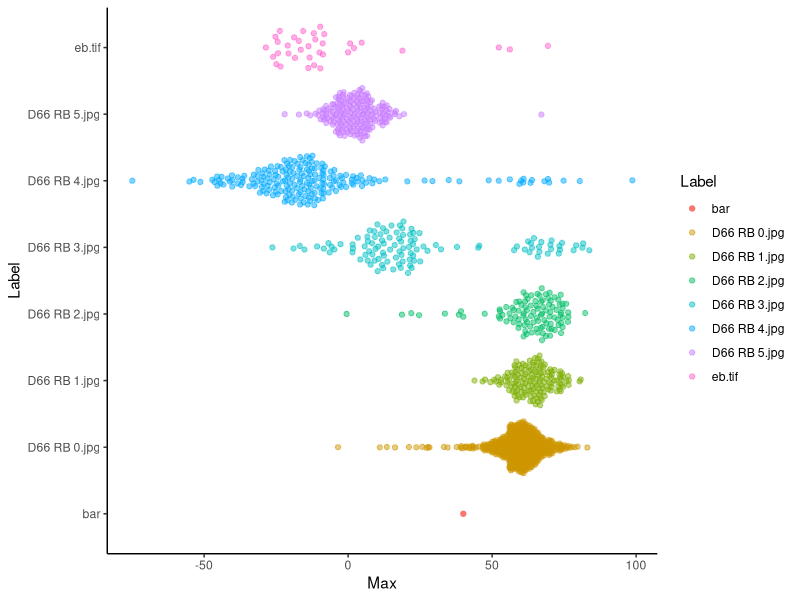
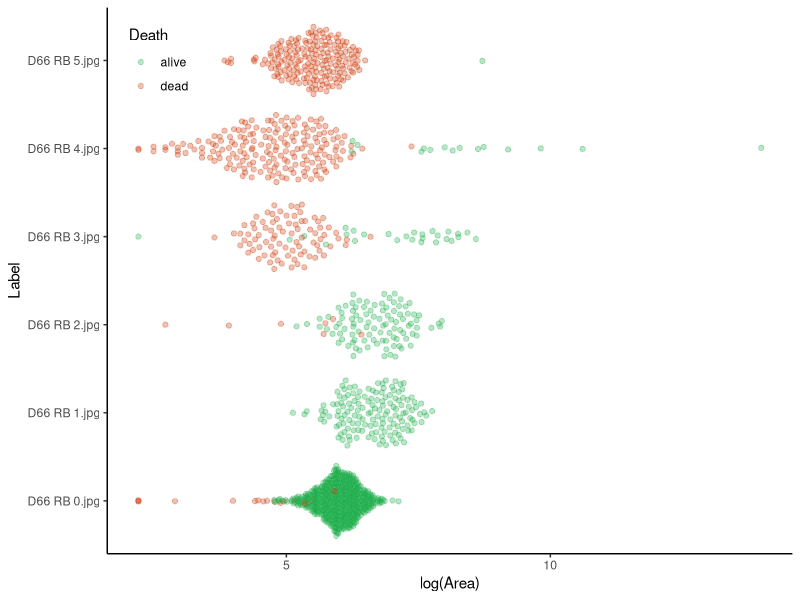
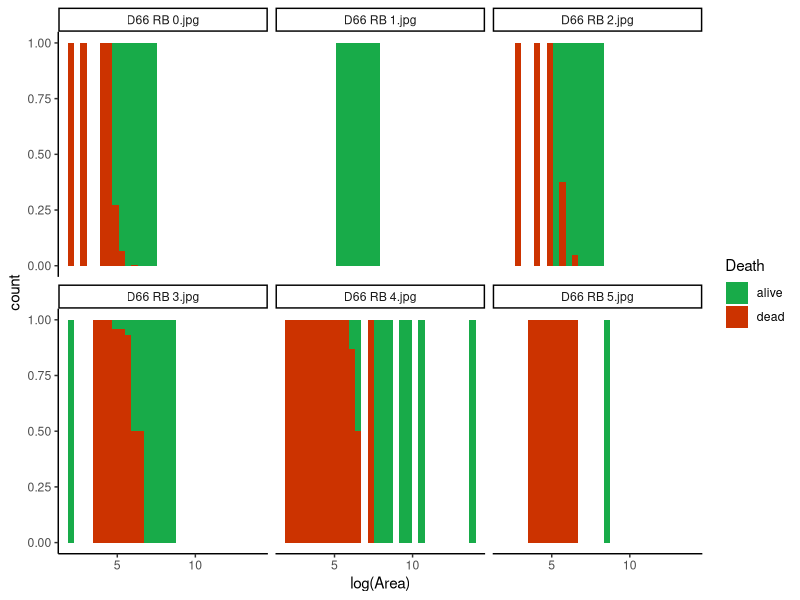
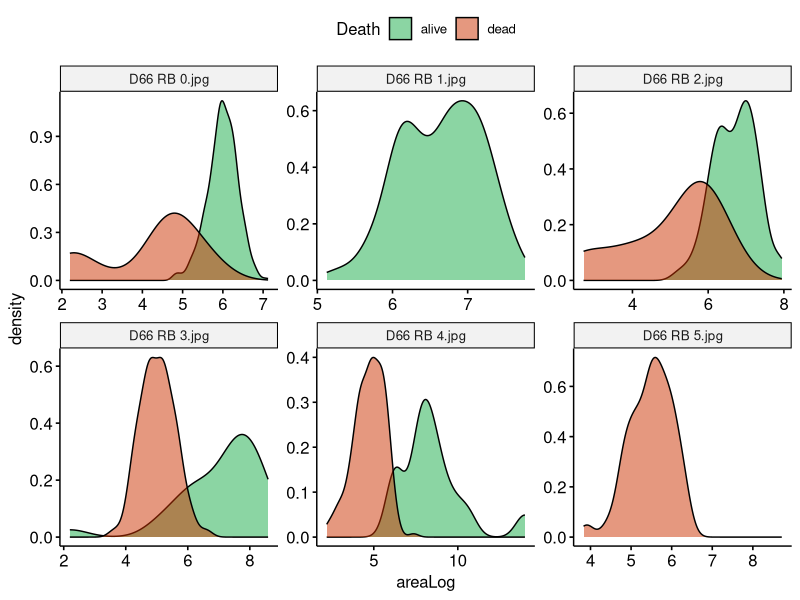

Here is the R script that generated these plots, in order: (Note: this script raises an error after producing the figures.)
library(dplyr)
library(tidyr)
library(ggplot2)
library(ggbeeswarm)
library(data.table)
library(ggpubr)

setwd("~/19-ShinyParticles/ParticleDeath")

reslt <- as_tibble(fread("output/results.csv"))
colnames(reslt)[1] <- c("ID")
reslt <- select(reslt, ID, Label, Area, Mean, Max) 

barMax <- tibble(Label="bar", Max = 40)

ggplot(reslt, aes(Label, Max, colour=Label)) +
  geom_quasirandom(alpha=.5)+
  geom_point(data=barMax)+
  theme_classic()+
  coord_flip()

alive <- mutate(reslt, Death = ifelse(Max>40, "alive", "dead")) %>%
  mutate(areaLog=log(Area)) %>%
  filter(Label!="eb.tif") %>%
  unite(LabelDeath, Label, Death, remove=F)

ggplot(alive, aes(Label, log(Area), colour=Death))+
  geom_quasirandom(alpha=.3)+
  coord_flip()+
  scale_colour_manual(values=c("#18ab49", "#cc3300"))+
  theme_classic()+
  theme(legend.position = c(.075, .90))


a <- ggplot(alive, aes(x = log(Area), fill = Death))+
  geom_histogram(bins = 30, position = "fill")+
  scale_fill_manual(values=c("#18ab49", "#cc3300"))+
  facet_wrap(Label~.)+
  theme_classic()
a  

b <- ggdensity(alive,x = "areaLog", fill="Death")+
  scale_fill_manual(values=c("#18ab49", "#cc3300"))+
  facet_wrap(Label~., scale="free")
b

c <- ggdensity(alive,x = "areaLog", fill="Label", color="Label", palette = "jco")
  facet_wrap(Label~.) +
  rremove("legend")
c

subset <- filter(alive, Label == "D66 RB 4.jpg")

d <- ggplot(subset, aes(x = log(Area), fill = Death))+
  geom_histogram(bins = 30, position = "stack")+
  scale_fill_manual(values=c("#18ab49", "#cc3300"))+
  ggtitle(subset$Label)+
  theme_classic()

d

e <- ggdensity(subset,x = "areaLog", fill="Death")+
  scale_fill_manual(values=c("#18ab49", "#cc3300"))

e
